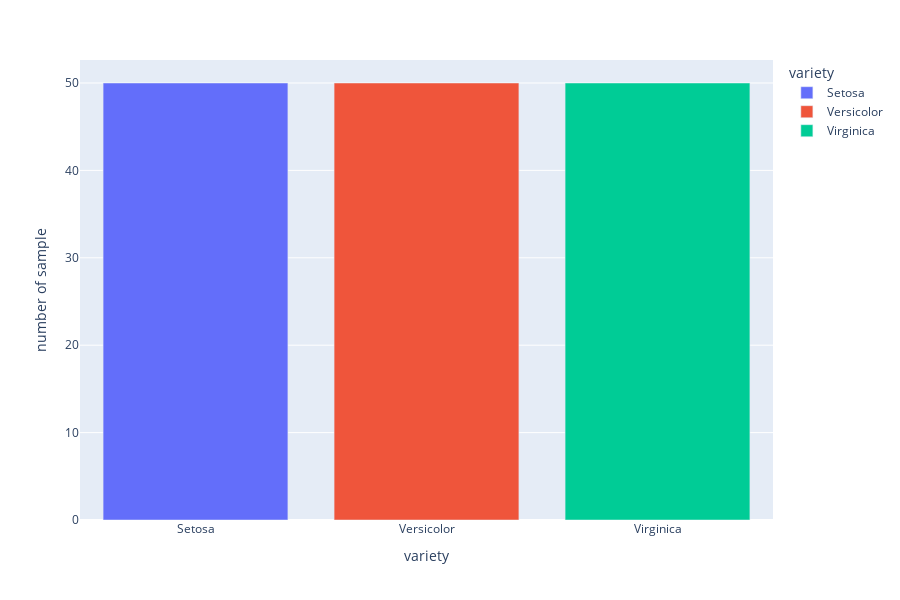

This figure's notebook cell:
### Code cell
fig = px.bar(df_v, x='variety', y='numbers', hover_data=['numbers'], color='variety', labels={'numbers': 'number of sample'}, height=600)
fig.show()

### Figure 1 — Plotly figure (JSON) as saved in the notebook; plotly's stock layout.template omitted (floating-point values rounded to 4 significant figures)
{"data": [{"alignmentgroup": "True", "hovertemplate": "variety=%{x}<br>number of sample=%{y}<extra></extra>", "legendgroup": "Setosa", "marker": {"color": "#636efa", "pattern": {"shape": ""}}, "name": "Setosa", "offsetgroup": "Setosa", "orientation": "v", "showlegend": true, "textposition": "auto", "type": "bar", "x": ["Setosa"], "xaxis": "x", "y": [50], "yaxis": "y"}, {"alignmentgroup": "True", "hovertemplate": "variety=%{x}<br>number of sample=%{y}<extra></extra>", "legendgroup": "Versicolor", "marker": {"color": "#EF553B", "pattern": {"shape": ""}}, "name": "Versicolor", "offsetgroup": "Versicolor", "orientation": "v", "showlegend": true, "textposition": "auto", "type": "bar", "x": ["Versicolor"], "xaxis": "x", "y": [50], "yaxis": "y"}, {"alignmentgroup": "True", "hovertemplate": "variety=%{x}<br>number of sample=%{y}<extra></extra>", "legendgroup": "Virginica", "marker": {"color": "#00cc96", "pattern": {"shape": ""}}, "name": "Virginica", "offsetgroup": "Virginica", "orientation": "v", "showlegend": true, "textposition": "auto", "type": "bar", "x": ["Virginica"], "xaxis": "x", "y": [50], "yaxis": "y"}], "layout": {"barmode": "relative", "height": 600, "legend": {"title": {"text": "variety"}, "tracegroupgap": 0}, "margin": {"t": 60}, "xaxis": {"anchor": "y", "categoryarray": ["Setosa", "Versicolor", "Virginica"], "categoryorder": "array", "domain": [0, 1], "title": {"text": "variety"}}, "yaxis": {"anchor": "x", "domain": [0, 1], "title": {"text": "number of sample"}}}}
